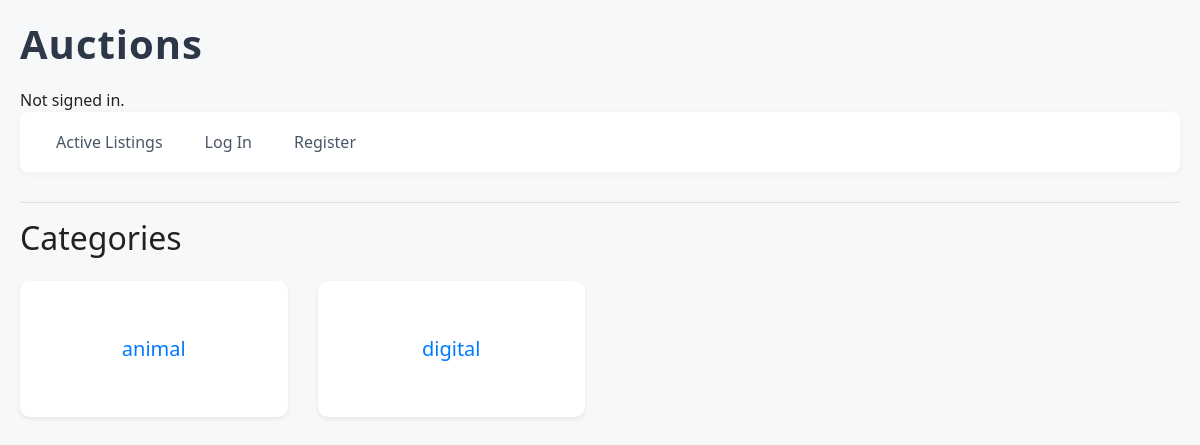
Page /category/ on the earlier database version.
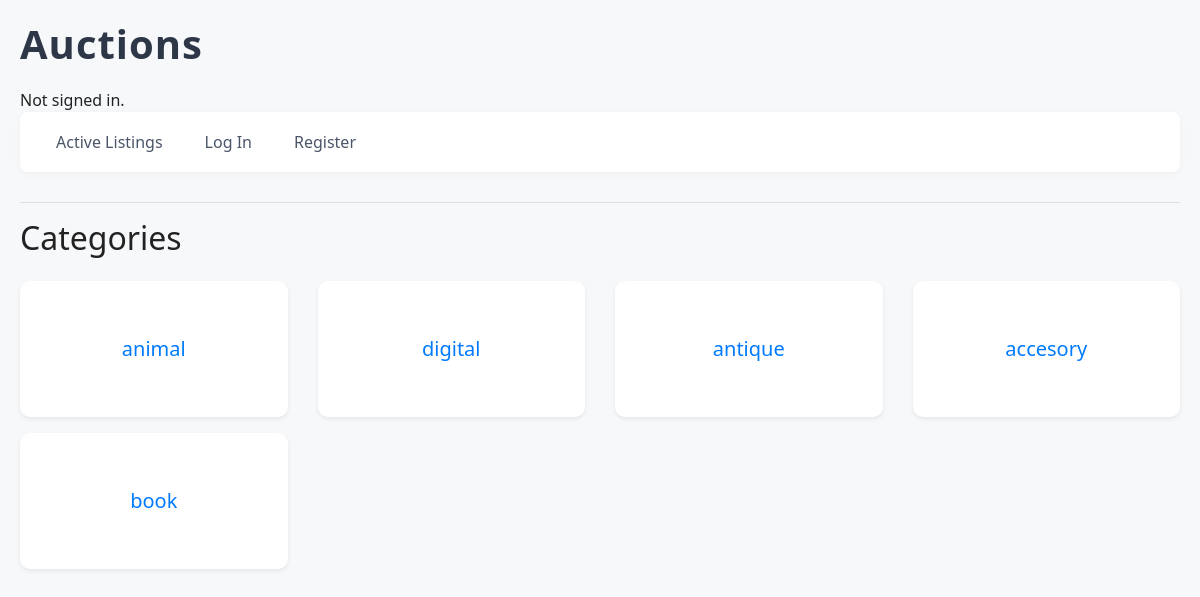
Same page on the later database version.
### auctions/models.py (models this page shows, shortened)
class Category(models.Model):
    name = models.CharField(max_length=64)

### auctions/views.py (the view)
# urls.py: path("category/", views.categories, name="categories"),
def categories(request):
    return render(request, "auctions/categories.html", {
        "categories":Category.objects.all()
    })

### auctions/templates/auctions/categories.html (shortened to what this page needs)
{% extends "auctions/layout.html" %}
{% block body %}
<h2 class="mb-4">Categories</h2>
<div class="row">
    {% for category in categories %}
    <div class="col-md-4 col-lg-3 mb-3">
        <a href="{% url 'category' category.name %}" class="text-decoration-none">
            <div class="card text-center h-100 shadow-sm border-0 category-card">
                <div class="card-body d-flex align-items-center justify-content-center">
                    <span class="h5 mb-0 text-primary">{{ category.name }}</span>
                </div>
            </div>
        </a>
    </div>
    {% empty %}
    <div class="col-12">
        <div class="alert alert-info">No categories found.</div>
    </div>
    {% endfor %}
</div>
{% endblock %}

### auctions/templates/auctions/layout.html (shortened to what this page needs)
{% load static %}
<!DOCTYPE html>
<html lang="en">
    <head>
        <link rel="stylesheet" href="https://stackpath.bootstrapcdn.com/bootstrap/4.4.1/css/bootstrap.min.css">
        <link href="{% static 'auctions/styles.css' %}" rel="stylesheet">
    </head>
    <body>
        <h1>Auctions</h1>
        <div>
            {% if user.is_authenticated %}
                Signed in as <strong>{{ user.username }}</strong>.
            {% else %}
                Not signed in.
            {% endif %}
        </div>
        <ul class="nav">
            <li class="nav-item">
                <a class="nav-link" href="{% url 'index' %}">Active Listings</a>
            </li>
            {% if user.is_authenticated %}
                <li class="nav-item">
                        <a class="nav-link" href="{% url 'categories' %}">Catagories</a>
                 </li>
                <li class="nav-item">
                        <a class="nav-link" href="{% url 'watchlist' %}">Watchlist ({{ request.user.watchlist.count }}) </a>
                </li>
                <li class="nav-item">
                    <a class="nav-link" href="{% url 'create' %}">Create</a>
                </li>
                <li class="nav-item">
                    <a class="nav-link" href="{% url 'logout' %}">Log out</a>
                </li>
            {% else %}
                <li class="nav-item">
                    <a class="nav-link" href="{% url 'login' %}">Log In</a>
                </li>
                <li class="nav-item">
                    <a class="nav-link" href="{% url 'register' %}">Register</a>
                </li>
            {% endif %}
        </ul>
        <hr>
        {% block body %}
        {% endblock %}
    </body>
</html>

### auctions/static/auctions/styles.css (style rules this page uses)
body { background: #f6f8fa; font-family: 'Segoe UI', 'Roboto', Arial, sans-serif; color: #222; padding: 20px; }
h1 { font-weight: 700; color: #2d3748; margin-bottom: 20px; letter-spacing: 1px; }
ul.nav { background: #fff; border-radius: 8px; box-shadow: 0 2px 8px rgba(0,0,0,0.04); padding: 10px 20px; margin-bottom: 30px; display: flex; gap: 10px; align-items: center; }
ul.nav .nav-item { list-style: none; }
ul.nav .nav-link { color: #4a5568; font-weight: 500; padding: 8px 16px; border-radius: 6px; transition: background 0.2s, color 0.2s; text-decoration: none; }
.card { background: #fff; border-radius: 10px; box-shadow: 0 2px 12px rgba(0,0,0,0.07); padding: 24px; margin-bottom: 24px; transition: box-shadow 0.2s; border: none; }
.category-card { transition: box-shadow 0.2s, transform 0.2s; }
.category-card .card-body .h5.text-primary { transition: color 0.2s; }

Differences in the rows shown:
added Category: name "antique"
added Category: name "accesory"
added Category: name "book"
